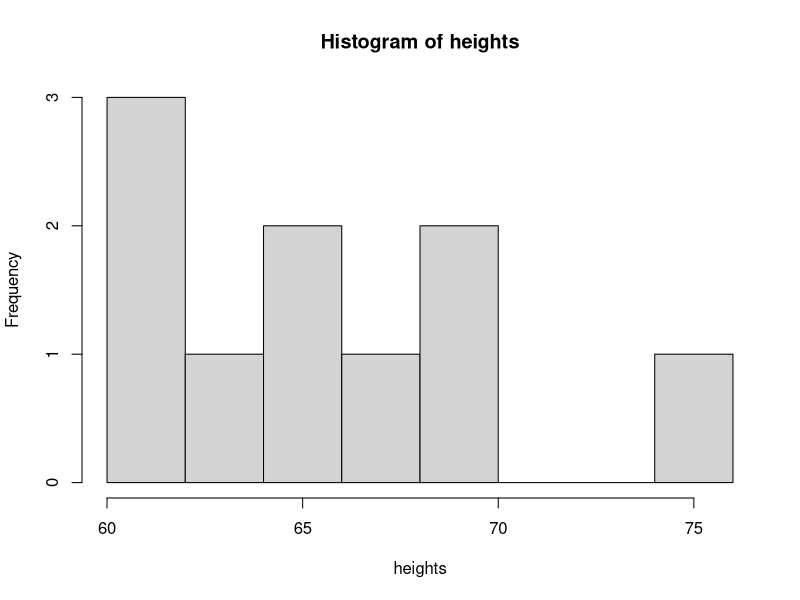
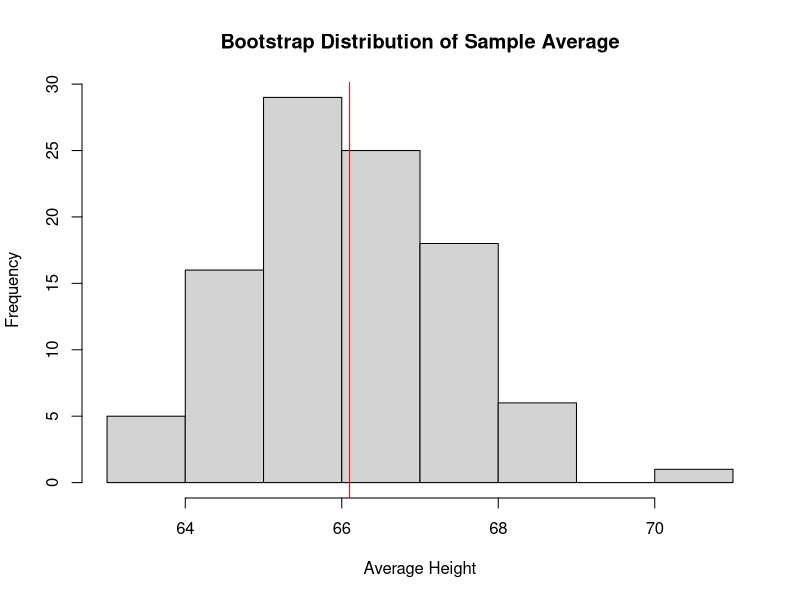
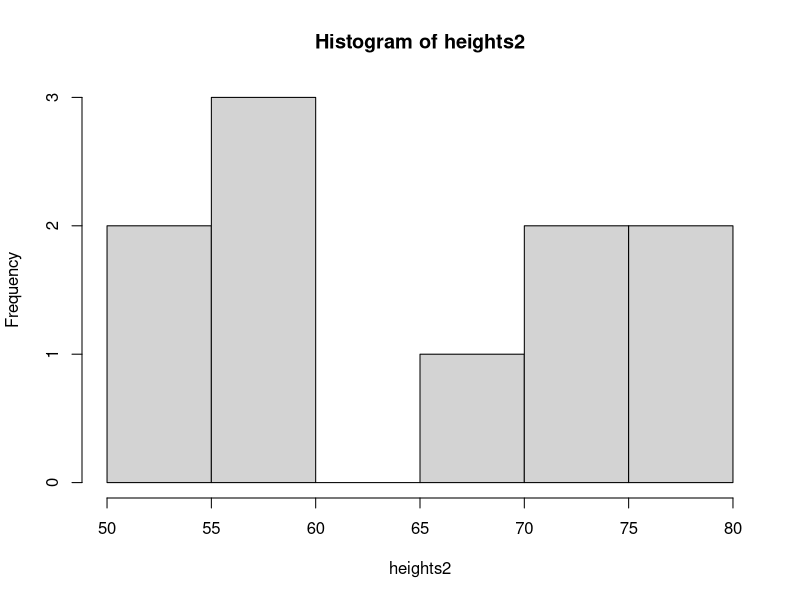
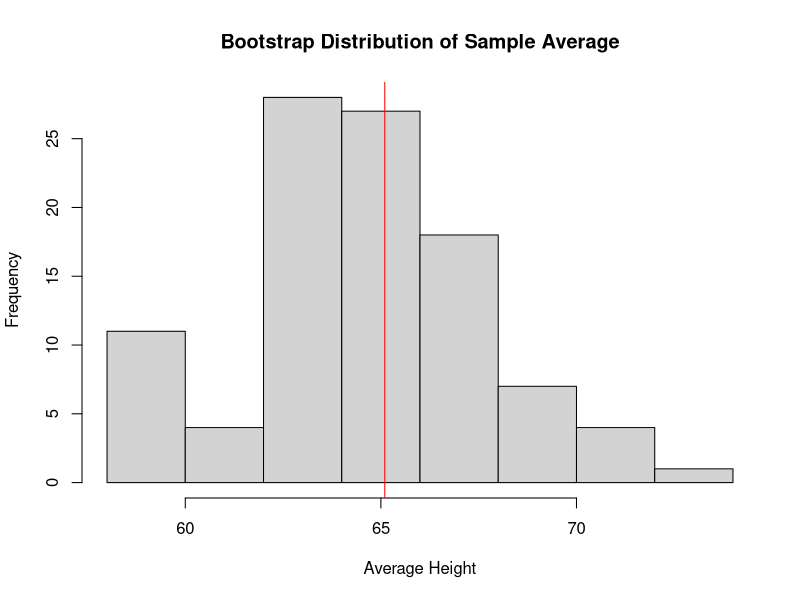
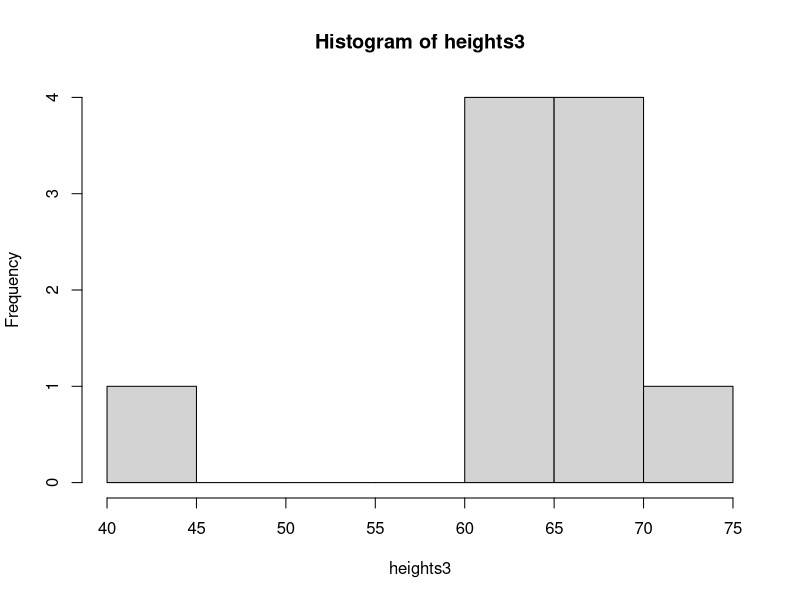
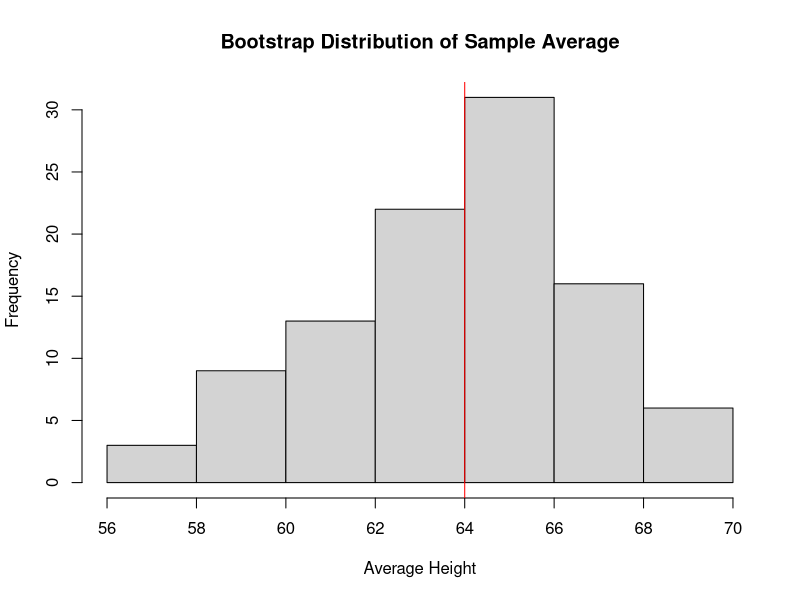

R code for these plots, in order:
# L37: Bootstrap

bs = function(x, j = 100){
  return(replicate(j, mean(sample(x, length(x), replace = TRUE))))
}

# 1st Hypothetical sample of 10 student heights out of 70
heights = c(66, 68, 62, 69, 65, 62, 70, 75, 63, 61)
hist(heights)

bsoutput = bs(heights, j = 100)
hist(bsoutput, main = "Bootstrap Distribution of Sample Average",
     xlab = "Average Height")
abline(v = mean(heights), col = "red")
quantile(bsoutput, c(0.05, 0.5, 0.95))
print(c(mean(heights) - qt(0.95, length(heights)) * sd(heights) / sqrt(length(heights)),
        mean(heights) + qt(0.95, length(heights)) * sd(heights) / sqrt(length(heights))))


# 2nd Hypothetical sample of 10 student heights out of 70
heights2 = c(55, 54, 59, 56, 58, 76, 70, 79, 73, 71)
hist(heights2)

bsoutput = bs(heights2, j = 100)
hist(bsoutput, main = "Bootstrap Distribution of Sample Average",
     xlab = "Average Height")
abline(v = mean(heights2), col = "red")
quantile(bsoutput, c(0.05, 0.5, 0.95))
print(c(mean(heights2) - qt(0.95, length(heights2)) * sd(heights2) / sqrt(length(heights2)),
        mean(heights2) + qt(0.95, length(heights2)) * sd(heights2) / sqrt(length(heights2))))


# 3rd Hypothetical sample of 10 student heights out of 70
heights3 = heights
heights3[10] = 40
hist(heights3)

bsoutput = bs(heights3, j = 100)
hist(bsoutput, main = "Bootstrap Distribution of Sample Average",
     xlab = "Average Height")
abline(v = mean(heights3), col = "red")
quantile(bsoutput, c(0.05, 0.5, 0.95))
print(c(mean(heights3) - qt(0.95, length(heights3)) * sd(heights3) / sqrt(length(heights3)),
        mean(heights3) + qt(0.95, length(heights3)) * sd(heights3) / sqrt(length(heights3))))
